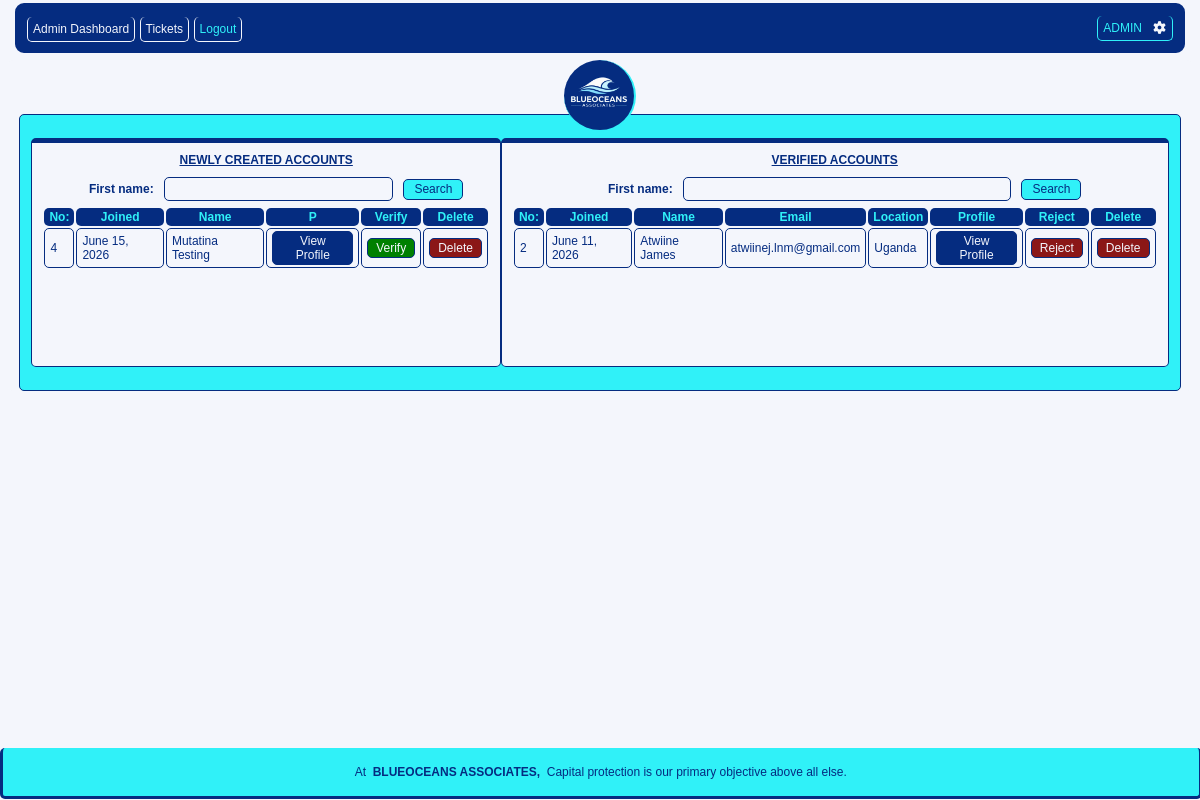
/admin-dashboard (signed in), run on the app's committed database.
### BOA_app/models.py (models this page shows, shortened)
class Profile(models.Model):
    user=models.OneToOneField(User,on_delete=models.CASCADE)
    profile_pic=models.ImageField(upload_to='img/profile/',blank=True, null=True)
    national_id=models.ImageField(upload_to='img/profile/',blank=True, null=True)
    first_name=models.CharField(max_length=50, blank=True, null=True)
    last_name=models.CharField(max_length=50, blank=True, null=True)
    dob= models.DateField(null=True, blank=True)
    created_at = models.DateField(auto_now_add=True, null=True, blank=True)
    country=models.CharField(max_length=100, blank=True, null=True)
    income_source=models.CharField(max_length=100, blank=True, null=True)
    phone=models.CharField(max_length=100, blank=True, null=True)
    job_title=models.CharField(max_length=100, blank=True, null=True)
    verified = models.BooleanField(default=False, null=True)

### BOA_app/views.py (the view)
# urls.py: path('admin-dashboard', views.admindashboard, name='admindashboard'),
@login_required
def admindashboard(request):
    query = request.GET.get('q')
    querry = request.GET.get('a')
    if query:
        profiles = Profile.objects.filter(first_name__icontains = query, verified = False).order_by('-id')
    else:
        profiles = Profile.objects.filter(verified = False).order_by('-id')
    if querry:
        actives = Profile.objects.filter(first_name__icontains = querry, verified = True).order_by('-id')
    else:
        actives = Profile.objects.filter(verified = True).order_by('-id')
    my_dict = {
        'profiles':profiles,
        'actives':actives,
        'query':query,
        'querry':querry
    }
    return render(request, 'Admin_dashboard.html', my_dict)

### templates/Admin_dashboard.html (shortened to what this page needs)
{% load static %}
<!DOCTYPE html>
<html lang="en">
<head>
    <link rel="stylesheet" href="https://cdnjs.cloudflare.com/ajax/libs/font-awesome/7.0.1/css/all.min.css"
 />
    <link rel="stylesheet" href="{% static 'css/admin_dashboard.css' %}">
</head>
<body>
    <nav>
        <div class="links">
            <a href="{% url 'admindashboard' %}">Admin Dashboard</a>
            <a href="{% url 'admintickets' %}">Tickets</a>
            <a style="color: var(--secondary-color);" href="{% url 'adminlogout' %}">Logout</a>
        </div>
        <div class="account_details">
            <a href=""><span class="name">ADMIN</span> &nbsp; <i class="fa-solid fa-gear"></i></a>
        </div>
    </nav>
    <div class="container_1">
        <div class="image_dash">
            <img src="{% static 'images/BOA_LOGO-removebg.png' %}" alt="">
        </div>
        <div class="detc">
            <div class="newclients">
                <h4>NEWLY CREATED ACCOUNTS</h4>
                <form method="get" class="search_user">
                    <label for="sear">First name:</label>
                    {% if query %}
                        <input name="q" type="text" id="sear" placeholder="{{query}}">
                    {% else %}
                        <input name="q" type="text" id="sear">
                    {% endif %}
                    <button type="submit">Search</button>
                </form>
                <div class="tablex">
                    <table>
                        <tr>
                            <th>No:</th>
                            <th>Joined</th>
                            <th>Name</th>
                            <th>P</th>
                            <th>Verify</th>
                            <th>Delete</th>
                        </tr>
                        {% if profiles %}
                            {% for profile in profiles %}
                                <tr>
                                    <td>{{profile.id}}</td>
                                    <td>{{profile.created_at}}</td>
                                    <td>{{profile.first_name}} {{profile.last_name}}</td>
                                    <td><button class="vp"><a href="{% url 'adminviewprofile' profile.pk %}">View Profile</a></button></td>
                                    <td><button><a href="{% url 'adminverifypofile' profile.pk %}">Verify</a></button></td>
                                    <td><button class="sec"><a href="{% url 'admindeleteaccount' profile.pk %}">Delete</a></button></td>
                                </tr>
                            {% endfor %}
                        {% endif %}
                    </table>
                </div>
            </div>
            <div class="newclients">
                <h4>VERIFIED ACCOUNTS</h4>
                <form method="get" class="search_user">
                    <label for="sear">First name:</label>
                    {% if querry %}
                        <input name="a" type="text" id="sear" placeholder="{{querry}}">
                    {% else %}
                        <input name="a" type="text" id="sear">
                    {% endif %}
                    <button type="submit">Search</button>
                </form>
                <div class="tablex">
                    <table>
                        <tr>
                            <th>No:</th>
                            <th>Joined</th>
                            <th>Name</th>
                            <th>Email</th>
                            <th>Location</th>
                            <th>Profile</th>
                            <th>Reject</th>
                            <th>Delete</th>
                        </tr>
                        {% if actives %}
                            {% for active in actives %}
                                <tr>
                                    <td>{{active.id}}</td>
                                    <td>{{active.created_at}}</td>
                                    <td>{{active.first_name}} {{active.last_name}}</td>
                                    <td>{{active.user.email}}</td>
                                    <td>{{active.country}}</td>
                                    <td><button class="vp"><a href="{% url 'adminviewprofile' active.pk %}">View Profile</a></button></td>
                                    <td><button class="sec"><a href="{% url 'adminrejectprofile' active.pk %}">Reject</a></button></td>
                                    <td><button class="sec"><a href="{% url 'admindeleteaccount' active.pk %}">Delete</a></button></td>
                                </tr>
                            {% endfor %}
                        {% endif %}
                    </table>
                </div>
            </div>
        </div>
    </div>
    <footer>
        <p>At&nbsp;&nbsp;<span>BLUEOCEANS ASSOCIATES,</span>&nbsp;&nbsp;Capital protection is our primary objective above all else.</p>
    </footer>
</body>
</html>

### static/css/admin_dashboard.css (style rules this page uses)
:root { --primary-color: #052c80; --secondary-color: rgb(48, 241, 248); --tertiary-color: #f4f6fc; }
body { background-color: var(--tertiary-color); font-family: sans-serif; }
nav { background-color: var(--primary-color); position: fixed; width: 95.5%; left: 1%; top: 0; height: 50px; border-radius: 12px; display: flex; align-items: center; justify-content: space-between; padding-left: 1%; padding-right: 1%; z-index: 5; border: 3px solid var(--tertiary-color); }
nav .links { width: 67%; }
nav .account_details { width: 40%; display: flex; justify-content: end; }
nav .links a { color: var(--tertiary-color); text-decoration: none; padding: 5px; border: 1px solid var(--tertiary-color); border-radius: 5px; border-top: none; text-align: center; font-size: 12px; }
nav .account_details a { color: var(--secondary-color); text-decoration: none; padding: 5px; border: 1px solid var(--secondary-color); border-radius: 5px; border-top: none; text-align: center; font-size: 12px; }
.fa-solid { color: var(--tertiary-color); }
.container_1 { background-color: var(--tertiary-color); width: 98%; padding: 0 1% 0 1%; height: fit-content; margin-top: 60px; border-radius: 5px; display: flex; flex-direction: column; justify-content: center; align-items: center; }
.image_dash { width: 70px; height: 70px; border-radius: 50%; background-color: var(--primary-color); border: 2px solid var(--secondary-color); border-top: none; border-left: none; margin: 0; z-index: 2; }
.image_dash img { width: 70px; height: 70px; border-radius: 50%; }
.detc { margin-top: -18px; border: 1px solid var(--primary-color); background-color: var(--secondary-color); border-radius: 5px; width: 98%; padding: 2% 1%; display: flex; justify-content: space-between; }
.newclients { background-color: var(--tertiary-color); border: 1px solid var(--primary-color); border-top: 5px solid var(--primary-color); border-radius: 5px; padding: 10px; }
.newclients h4 { margin: 0; margin-bottom: 10px; width: 100%; background-color: var(--tertiary-color); color: var(--primary-color); font-size: 12px; font-weight: bold; text-align: center; text-decoration: underline; }
.tablex { min-height: 150px; max-height: 300px; background-color: var(--tertiary-color); overflow-y: auto; }
th, td { border: 1px solid var(--primary-color); border-radius: 5px; padding: 2px 5px; color: var(--primary-color); font-size: 12px; }
th { background-color: var(--primary-color); color: var(--secondary-color); border: none; }
td button { padding: 2px 8px; border: 1px solid var(--primary-color); border-radius: 5px; background-color: green; color: var(--tertiary-color); font-size: 12px; }
td button a { color: var(--tertiary-color); text-decoration: none; }
.sec { background-color: rgb(139, 23, 23); }
.vp { background-color: var(--primary-color); }
.search_user { margin: 5px 10px; width: 100%; display: flex; justify-content: center; align-items: center; gap: 10px; }
.search_user label { font-size: 12px; color: var(--primary-color); font-weight: bold; }
.search_user input { border: 1px solid var(--primary-color); color: var(--primary-color); background-color: var(--tertiary-color); font-size: 12px; border-radius: 5px; width: 50%; height: 20px; outline: none; }
.search_user button { padding: 2.5px 10px; border: 1px solid var(--primary-color); border-radius: 5px; background-color: var(--secondary-color); color: var(--primary-color); font-size: 12px; }
footer { background-color: var(--secondary-color); color: var(--primary-color); width: 98.8%; padding: 5px; font-size: 12px; margin-top: 10px; border-radius: 5px; border: 3px solid var(--primary-color); border-top: none; text-align: center; position: fixed; bottom: 1px; left: 0; right: 0; z-index: 2; }
footer p span { font-weight: bold; }

### data on the page
Profile: id "4", created_at "June 15, 2026", first_name "Mutatina", last_name "Testing"
Profile: id "2", created_at "June 11, 2026", first_name "Atwiine", last_name "James", user.email "atwiinej.lnm@gmail.com", country "Uganda"
